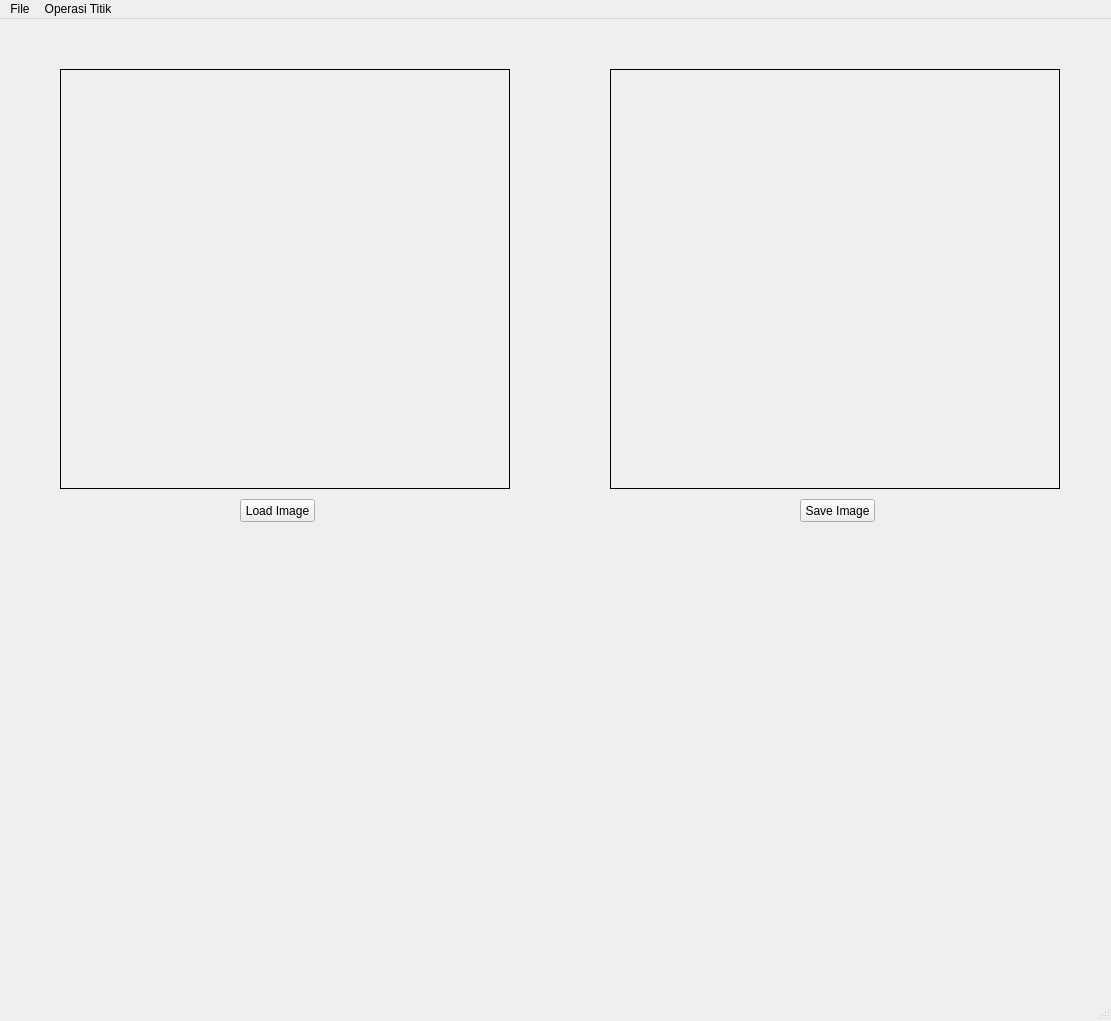
<?xml version="1.0" encoding="UTF-8"?>
<ui version="4.0">
 <class>MainWindow</class>
 <widget class="QMainWindow" name="MainWindow">
  <property name="geometry">
   <rect>
    <x>0</x>
    <y>0</y>
    <width>1111</width>
    <height>1021</height>
   </rect>
  </property>
  <property name="windowTitle">
   <string>MainWindow</string>
  </property>
  <widget class="QWidget" name="centralwidget">
   <widget class="QPushButton" name="loadButton">
    <property name="geometry">
     <rect>
      <x>240</x>
      <y>480</y>
      <width>75</width>
      <height>23</height>
     </rect>
    </property>
    <property name="text">
     <string>Load Image</string>
    </property>
   </widget>
   <widget class="QLabel" name="imgLabel">
    <property name="geometry">
     <rect>
      <x>60</x>
      <y>50</y>
      <width>450</width>
      <height>420</height>
     </rect>
    </property>
    <property name="frameShape">
     <enum>QFrame::Box</enum>
    </property>
    <property name="text">
     <string/>
    </property>
   </widget>
   <widget class="QLabel" name="hasilLabel">
    <property name="geometry">
     <rect>
      <x>610</x>
      <y>50</y>
      <width>450</width>
      <height>420</height>
     </rect>
    </property>
    <property name="frameShape">
     <enum>QFrame::Box</enum>
    </property>
    <property name="text">
     <string/>
    </property>
   </widget>
   <widget class="QPushButton" name="saveButton">
    <property name="geometry">
     <rect>
      <x>800</x>
      <y>480</y>
      <width>75</width>
      <height>23</height>
     </rect>
    </property>
    <property name="text">
     <string>Save Image</string>
    </property>
   </widget>
  </widget>
  <widget class="QMenuBar" name="menubar">
   <property name="geometry">
    <rect>
     <x>0</x>
     <y>0</y>
     <width>1111</width>
     <height>21</height>
    </rect>
   </property>
   <widget class="QMenu" name="menuFile">
    <property name="title">
     <string>File</string>
    </property>
    <addaction name="actionLoad_Image"/>
    <addaction name="actionSave_Image"/>
   </widget>
   <widget class="QMenu" name="menuOperasi_Titik">
    <property name="title">
     <string>Operasi Titik</string>
    </property>
    <addaction name="actionGrayScale"/>
    <addaction name="actionBrightness"/>
    <addaction name="actionSimple_Contrast"/>
    <addaction name="actionContrast_Stretching"/>
    <addaction name="actionNegative_Image"/>
   </widget>
   <addaction name="menuFile"/>
   <addaction name="menuOperasi_Titik"/>
  </widget>
  <widget class="QStatusBar" name="statusbar"/>
  <action name="actionGrayScale">
   <property name="text">
    <string>GrayScale</string>
   </property>
  </action>
  <action name="actionLoad_Image">
   <property name="text">
    <string>Load Image</string>
   </property>
  </action>
  <action name="actionSave_Image">
   <property name="text">
    <string>Save Image</string>
   </property>
  </action>
  <action name="actionBrightness">
   <property name="text">
    <string>Brightness</string>
   </property>
  </action>
  <action name="actionSimple_Contrast">
   <property name="text">
    <string>Simple Contrast</string>
   </property>
  </action>
  <action name="actionContrast_Stretching">
   <property name="text">
    <string>Contrast Stretching</string>
   </property>
  </action>
  <action name="actionNegative_Image">
   <property name="text">
    <string>Negative Image</string>
   </property>
  </action>
 </widget>
 <resources/>
 <connections/>
</ui>
